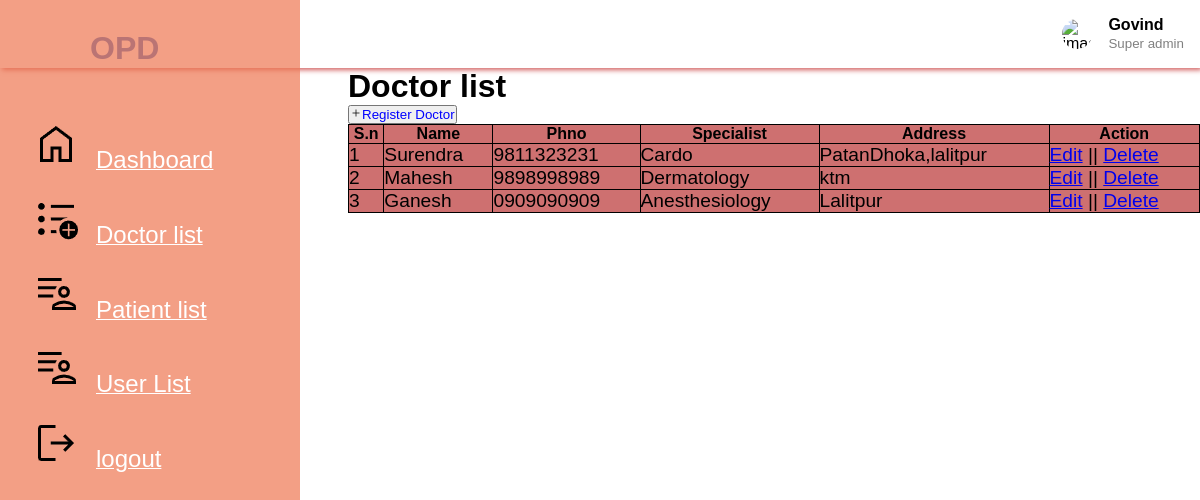
Page /Doctorlist.php (signed in) on the committed database.
### tables this page shows
CREATE TABLE `register` (
  `id` int(200) NOT NULL,
  `Name` varchar(200) NOT NULL,
  `Email` varchar(200) NOT NULL,
  `Password` varchar(200) NOT NULL,
  `MNumber` bigint(50) NOT NULL,
  `Address` varchar(200) NOT NULL,
  `user_type` varchar(100) NOT NULL
);

CREATE TABLE `doctor_detail` (
  `name` varchar(200) NOT NULL,
  `Phno` varchar(200) NOT NULL,
  `Specialist` varchar(200) NOT NULL,
  `address` varchar(200) NOT NULL,
  `id` int(200) NOT NULL
);

### Doctorlist.php (the view, shortened to what this page needs)
<?php
include "connect.php";
$Email = $_SESSION['Email'];
$sql="SELECT Name FROM register where Email ='$Email'";
$result =$con->query($sql);
$final = $result -> fetch_assoc();
?>
<!DOCTYPE html>
<html lang="en">
<head>
    <link rel="stylesheet" href="css/list.css">
    <link rel="stylesheet" href="css/dashboard.css">
</head>
<body>
    <div>
<div class="submenu">
<?php
include ('./partial/side_menu.php')
?>
<?php
include ('./partial/_nav.php')
?>
</div>
<div class="innertable">
    <h1>Doctor list</h1>
<table>
<tr alignitem="center">
    <?php
include 'connect.php';
    $sql = "SELECT * FROM doctor_detail";
    $result = $con->query($sql);
?>
<?php
if($result->num_rows > 0){
?>
<table>
   <span > <a href="./register_doctor.php"><button  style="color:blue;"> <img src="icons/add.png" alt="imag enot found" height="12px">Register Doctor</button></span>
</a><tr>
    <th> S.n </th>
    <th>Name</th>
    <th>Phno</th>
    <th>Specialist</th>
    <th>Address</th>
    <th>Action</th>
  </tr>
    <?php
    $i =0;
    while($row = mysqli_fetch_array($result)){
    ?>
 <td> <?php echo $i+1?></td>
 <td> <?php echo $row['name'] ?></td>
 <td> <?php echo $row['Phno'] ?></td>
 <td> <?php echo $row['Specialist'] ?></td>
 <td> <?php echo $row['address'] ?></td>
<td>
  <span><a href="update_doctor_list.php ?id=<?php echo $row['id'];?>">Edit</a>  ||  <span><a href="delete_doctor_list.php ?deleteid=<?php echo $row['id'];?>">Delete</a> </span>
</td>
    </tr>
    <?php
    $i++;
    }
    ?>
</table>
<?php
  }
  else{
    echo "No result found";
  }
?>
    </div>
</body>
</html>

### partial/_nav.php (shortened to what this page needs)
<header>
        <div class="user_wrapper">
            <img src="./images/i.jpg" alt="image not found" width="30px" height="30px" alt="">
        <div>
            <h4><?php echo $final['Name']  ?></h4>
            <small>Super admin</small>
        </div>
        </div>
    </header>

### css/list.css (style rules this page uses)
.innertable { margin-left: 29%; }
table { background-color: rgb(206, 112, 112); width: 100%; padding: 0; }
table td { font-size: 1.2rem; padding: 0; }
table, th, td { border: 1px solid black; border-collapse: collapse; }

### css/dashboard.css (style rules this page uses)
* { padding:0; margin: 0; box-sizing: border-box; list-style-type: non; font-family: 'Poppins' , sans-serif; }
header { display: flex; justify-content: space-between; padding: 1rem; box-shadow: 2px 2px 5px rgb(210, 95, 95); }
.user_wrapper { display: flex; align-items: center; }
.user_wrapper img { border-radius: 50%; margin-right: 1rem; }
.user_wrapper small { display: inline-block; color: gray; }

### css/side_menu.css (style rules this page uses)
* { margin: 0; padding:0; box-sizing: border-box; }

### Doctorlist.php (style rules this page uses)
table, th, td { border: 1px solid black; border-collapse: collapse; }

### rows in the picture
register: Name "Govind"
doctor_detail: name "Surendra", Phno "9811323231", Specialist "Cardo", address "PatanDhoka,lalitpur"
doctor_detail: name "Mahesh", Phno "9898998989", Specialist "Dermatology", address "ktm"
doctor_detail: name "Ganesh", Phno "0909090909", Specialist "Anesthesiology", address "Lalitpur"
